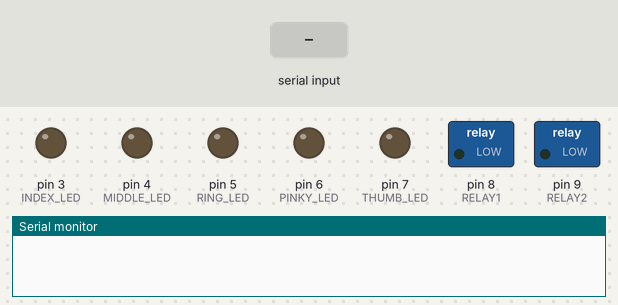
Simulated run of this sketch. Board: Arduino Uno, built with avr-gcc and run on an emulated ATmega328P. Shown: switched loads named in the sketch (green lamp = pin HIGH), output pins drawn as LEDs (lit = HIGH), the last lines printed to the serial monitor. Inputs (shaded band) come from the test bench.

Above: at 1.2 s.
1.3 s: "1\n" received over Serial
At 1.9 s:
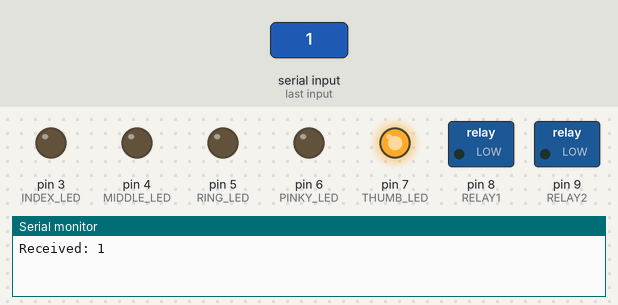
2.8 s: "30,150\n" received over Serial
At 3.2 s:
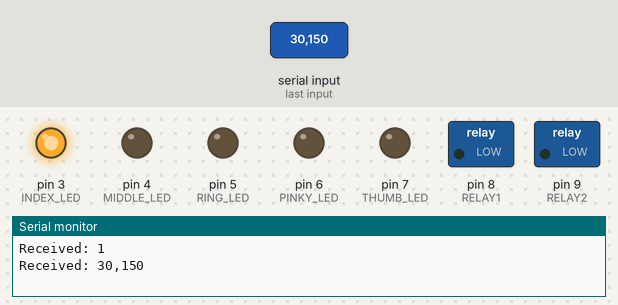
4.3 s: "0\n" received over Serial
At 5.4 s:
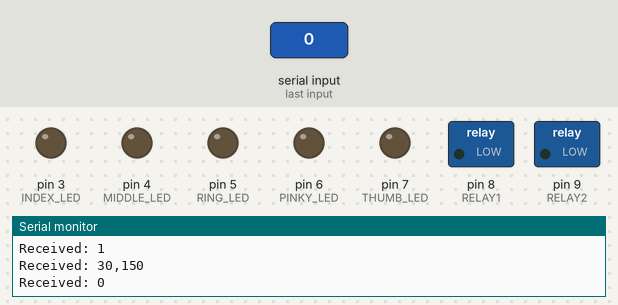
Timing chart, 0 to 7.3 s (numbered marks = the images above; inputs shaded):
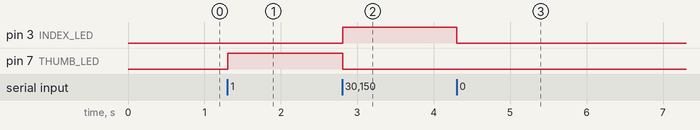

The sketch:

gesture_controlled_relay.ino
```cpp
/**
 * Gesture-Controlled Home Automation System
 * -----------------------------------------
 * Controls two relays based on hand gesture input received via Serial communication.
 * Each gesture controls specific relays, with debounce delay for reliable switching.
 * LED indicators show finger states: Thumb, Index, Middle, Ring, Pinky
 *
 * Author: Situn Kumar Bal
 * Year: 2025
 */

// === LED Pin Assignments ===
#define THUMB_LED   7
#define INDEX_LED   3
#define MIDDLE_LED  4
#define RING_LED    5
#define PINKY_LED   6

// === Relay Pin Assignments ===
#define RELAY1      8
#define RELAY2      9

// === Relay Timing Variables ===
unsigned long relay1OnTime = 0;
unsigned long relay1OffTime = 0;
bool relay1State = false;

unsigned long relay2OnTime = 0;
unsigned long relay2OffTime = 0;
bool relay2State = false;

void setup() {
  Serial.begin(9600);

  // Set LED pins as output
  pinMode(THUMB_LED, OUTPUT);
  pinMode(INDEX_LED, OUTPUT);
  pinMode(MIDDLE_LED, OUTPUT);
  pinMode(RING_LED, OUTPUT);
  pinMode(PINKY_LED, OUTPUT);

  // Set Relay pins as output
  pinMode(RELAY1, OUTPUT);
  pinMode(RELAY2, OUTPUT);

  // Ensure relays are OFF initially
  digitalWrite(RELAY1, LOW);
  digitalWrite(RELAY2, LOW);
}

void loop() {
  if (Serial.available() > 0) {
    String data = Serial.readStringUntil('\n');
    data.trim();
    Serial.println("Received: " + data);

    // Parse finger data (expects 5 bits: 0 or 1)
    int fingers[5] = {0}; // Thumb, Index, Middle, Ring, Pinky
    int idx = 0;
    for (int i = 0; i < data.length(); i++) {
      if (data[i] == '0' || data[i] == '1') {
        if (idx < 5) fingers[idx++] = data[i] - '0';
      }
    }

    // Update LED indicators
    digitalWrite(THUMB_LED, fingers[0]);
    digitalWrite(INDEX_LED, fingers[1]);
    digitalWrite(MIDDLE_LED, fingers[2]);
    digitalWrite(RING_LED, fingers[3]);
    digitalWrite(PINKY_LED, fingers[4]);

    unsigned long currentMillis = millis();

    // === Relay 1 Trigger Condition: 01100 ===
    if (fingers[0]==0 && fingers[1]==1 && fingers[2]==1 && fingers[3]==0 && fingers[4]==0) {
      relay1OffTime = 0;
      if (!relay1State && relay1OnTime == 0) relay1OnTime = currentMillis;
      if (!relay1State && (currentMillis - relay1OnTime >= 1500)) {
        digitalWrite(RELAY1, HIGH);
        relay1State = true;
        Serial.println("Relay 1 ON");
      }
    } else {
      relay1OnTime = 0;
      if (relay1State && relay1OffTime == 0) relay1OffTime = currentMillis;
      if (relay1State && (currentMillis - relay1OffTime >= 2500)) {
        digitalWrite(RELAY1, LOW);
        relay1State = false;
        Serial.println("Relay 1 OFF");
      }
    }

    // === Relay 2 Trigger Condition: 11000 ===
    if (fingers[0]==1 && fingers[1]==1 && fingers[2]==0 && fingers[3]==0 && fingers[4]==0) {
      relay2OffTime = 0;
      if (!relay2State && relay2OnTime == 0) relay2OnTime = currentMillis;
      if (!relay2State && (currentMillis - relay2OnTime >= 1500)) {
        digitalWrite(RELAY2, HIGH);
        relay2State = true;
        Serial.println("Relay 2 ON");
      }
    } else {
      relay2OnTime = 0;
      if (relay2State && relay2OffTime == 0) relay2OffTime = currentMillis;
      if (relay2State && (currentMillis - relay2OffTime >= 2500)) {
        digitalWrite(RELAY2, LOW);
        relay2State = false;
        Serial.println("Relay 2 OFF");
      }
    }
  }
}
```

Measured:
- after the input at 1.3 s, pin 7 (THUMB_LED): LOW → HIGH at once
- after the input at 2.8 s, pin 3 (INDEX_LED): LOW → HIGH at once; pin 7 (THUMB_LED): HIGH → LOW at once
- after the input at 4.3 s, pin 3 (INDEX_LED): HIGH → LOW at once
